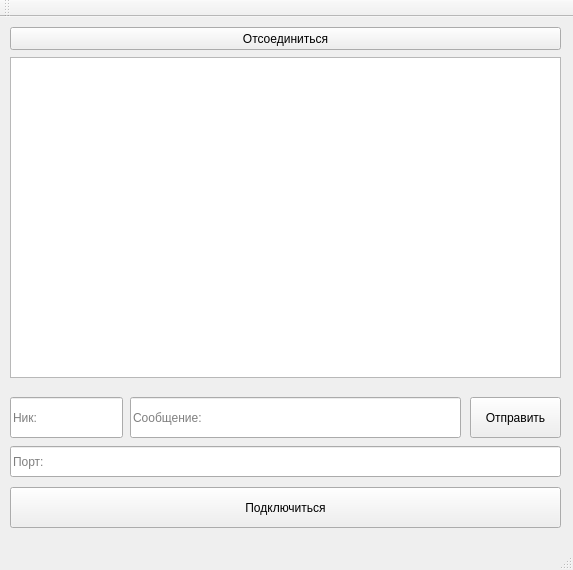
<?xml version="1.0" encoding="UTF-8"?>
<ui version="4.0">
 <class>MainWindow</class>
 <widget class="QMainWindow" name="MainWindow">
  <property name="geometry">
   <rect>
    <x>0</x>
    <y>0</y>
    <width>573</width>
    <height>570</height>
   </rect>
  </property>
  <property name="windowTitle">
   <string>MainWindow</string>
  </property>
  <widget class="QWidget" name="centralWidget">
   <widget class="QLineEdit" name="nick">
    <property name="geometry">
     <rect>
      <x>10</x>
      <y>380</y>
      <width>113</width>
      <height>41</height>
     </rect>
    </property>
    <property name="styleSheet">
     <string notr="true"/>
    </property>
    <property name="placeholderText">
     <string>Ник:</string>
    </property>
    <property name="clearButtonEnabled">
     <bool>false</bool>
    </property>
   </widget>
   <widget class="QPushButton" name="connect">
    <property name="geometry">
     <rect>
      <x>10</x>
      <y>470</y>
      <width>551</width>
      <height>41</height>
     </rect>
    </property>
    <property name="text">
     <string>Подключиться</string>
    </property>
   </widget>
   <widget class="QPushButton" name="disconnect">
    <property name="geometry">
     <rect>
      <x>10</x>
      <y>10</y>
      <width>551</width>
      <height>23</height>
     </rect>
    </property>
    <property name="text">
     <string>Отсоединиться</string>
    </property>
   </widget>
   <widget class="QLineEdit" name="text">
    <property name="geometry">
     <rect>
      <x>130</x>
      <y>380</y>
      <width>331</width>
      <height>41</height>
     </rect>
    </property>
    <property name="placeholderText">
     <string>Сообщение:</string>
    </property>
    <property name="clearButtonEnabled">
     <bool>true</bool>
    </property>
   </widget>
   <widget class="QPushButton" name="send">
    <property name="geometry">
     <rect>
      <x>470</x>
      <y>380</y>
      <width>91</width>
      <height>41</height>
     </rect>
    </property>
    <property name="text">
     <string>Отправить</string>
    </property>
   </widget>
   <widget class="QTextEdit" name="textEdit">
    <property name="geometry">
     <rect>
      <x>10</x>
      <y>40</y>
      <width>551</width>
      <height>321</height>
     </rect>
    </property>
    <property name="readOnly">
     <bool>true</bool>
    </property>
    <property name="overwriteMode">
     <bool>false</bool>
    </property>
   </widget>
   <widget class="QLineEdit" name="lineEdit">
    <property name="geometry">
     <rect>
      <x>10</x>
      <y>429</y>
      <width>551</width>
      <height>31</height>
     </rect>
    </property>
    <property name="placeholderText">
     <string>Порт:</string>
    </property>
    <property name="clearButtonEnabled">
     <bool>false</bool>
    </property>
   </widget>
  </widget>
  <widget class="QMenuBar" name="menuBar">
   <property name="geometry">
    <rect>
     <x>0</x>
     <y>0</y>
     <width>573</width>
     <height>22</height>
    </rect>
   </property>
  </widget>
  <widget class="QToolBar" name="mainToolBar">
   <attribute name="toolBarArea">
    <enum>TopToolBarArea</enum>
   </attribute>
   <attribute name="toolBarBreak">
    <bool>false</bool>
   </attribute>
  </widget>
  <widget class="QStatusBar" name="statusBar"/>
 </widget>
 <layoutdefault spacing="6" margin="11"/>
 <resources/>
 <connections/>
</ui>
